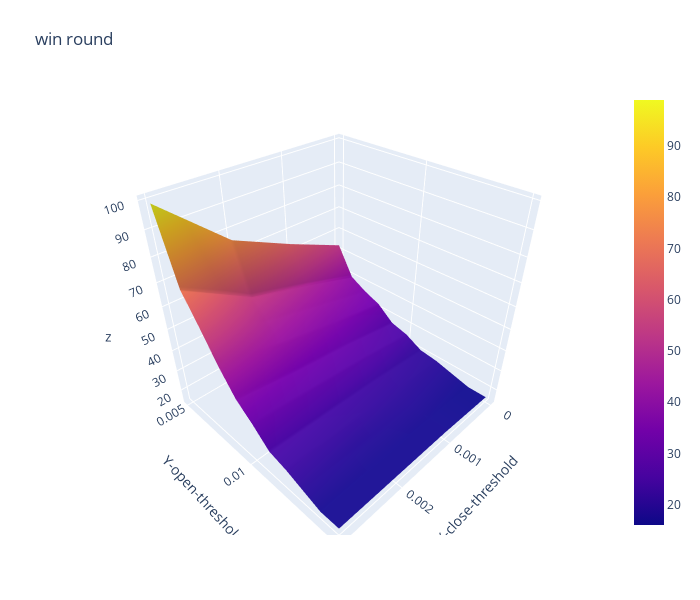

The notebook cell this image was saved under:
### Code cell
import plotly.graph_objects as go

x_data = df_win_round.columns.to_list() # close threshold

y_data = df_win_round.index.to_list() # open threshold

z_data = df_win_round.copy(deep=True) # win rate

fig = go.Figure(data=[go.Surface(z=z_data.values,x=x_data,y=y_data)])

fig.update_layout(title="win round", # 标题
                  autosize=False,  # 尺度自动缩放
                  width=700,  # 长宽
                  height=600,
                  margin=dict(l=65,r=50,b=65,t=90),  # 4个位置的距离
                  scene=dict(xaxis_title='X-close-threshold',yaxis_title='Y-open-threshold')
                 )

fig.show()

### Figure 1 — Plotly figure (JSON) as saved in the notebook; plotly's stock layout.template omitted (floating-point values rounded to 4 significant figures)
{"data": [{"type": "surface", "x": [0, 0.001, 0.002, 0.003], "y": [0.005, 0.006, 0.007, 0.008, 0.009, 0.01, 0.011, 0.012, 0.013, 0.014, 0.015], "z": [[53, 64, 76, 99], [40, 48, 55, 71], [36, 42, 48, 60], [33, 37, 42, 48], [27, 31, 34, 38], [25, 28, 30, 32], [21, 23, 24, 25], [20, 21, 22, 23], [18, 19, 19, 20], [16, 17, 17, 17], [16, 17, 17, 17]]}], "layout": {"autosize": false, "height": 600, "margin": {"b": 65, "l": 65, "r": 50, "t": 90}, "scene": {"xaxis": {"title": {"text": "X-close-threshold"}}, "yaxis": {"title": {"text": "Y-open-threshold"}}}, "title": {"text": "win round"}, "width": 700}}
